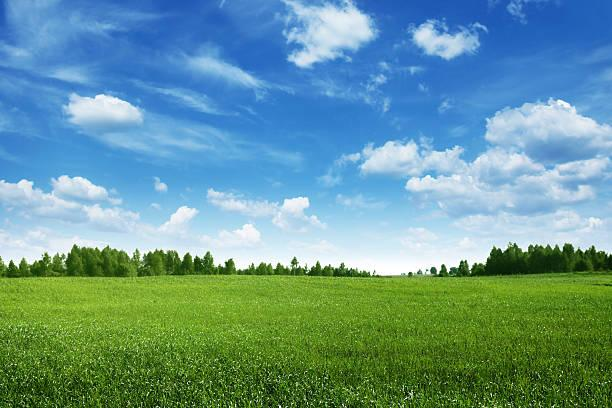
#> input picture primeri zagovora/primer_zagovora3/travnik-uint8.jpeg, 612 x 408 px, found by its file name
$ python main.py
#> lines starting #> are read from the running program, lines starting #| are printed output that depends on the picture; after the words box and inside, x2 and y2 are one past the last pixel; in counts of white or black regions, pixels touching at a corner belong together
import numpy as np
from matplotlib import pyplot as plt


I = plt.imread(r"primeri zagovora\primer_zagovora3\travnik-uint8.jpeg")
#> I is the input picture: shape (408, 612, 3); mean R, G, B 103.3, 151, 149.6
plt.imshow(I)
plt.axis('on')
plt.show()


def normalizeImage(iImage):
    """
    Normalize image intensities from arbitrary range [Imin, Imax] to [0, 1].

    Args:
        iImage: Input RGB image

    Returns:
        oImage: Normalized image with intensities in [0, 1]
    """
    # Convert to float to preserve precision
    iImage_float = iImage.astype(np.float32)

    # Get min and max values
    Imin = np.min(iImage_float)
#> Imin = 0
    Imax = np.max(iImage_float)
#> Imax = 255

    # Normalize to [0, 1]
    if Imax - Imin == 0:
        oImage = np.zeros_like(iImage_float)
    else:
        oImage = (iImage_float - Imin) / (Imax - Imin)

    return oImage


img_normalized = normalizeImage(I)
plt.figure()
plt.imshow(img_normalized)
plt.axis('on')
plt.title('Normalized Image')
plt.show()


def rgb2hsv(iRGB):

    R = iRGB[:, :, 0]
    G = iRGB[:, :, 1]
    B = iRGB[:, :, 2]

    Cmax = np.max(iRGB, axis=2)
    Cmin = np.min(iRGB, axis=2)

    C = Cmax - Cmin
    V = np.max(iRGB, axis=2)

    L = V - (C / 2)

    H = np.zeros_like(V)

    # Only compute H where C != 0 to avoid division by zero
    valid_c = C != 0
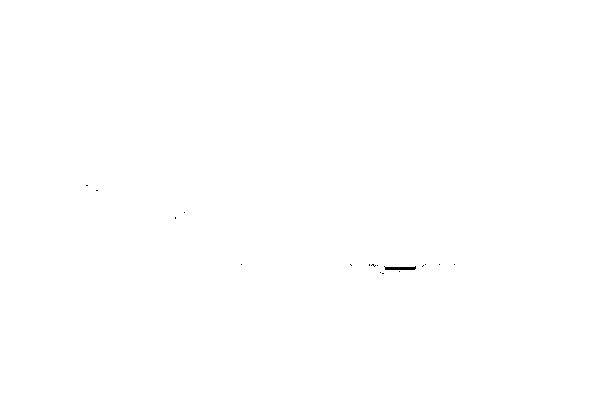
#> valid_c: shape (408, 612) bool; 100% white; 17 black regions (16 under 20 px), largest, box (x1, y1, x2, y2) and area: (384, 266, 416, 270) 94
    H[valid_c & (V == R)] = 60 * (G - B)[valid_c & (V == R)] / C[valid_c & (V == R)]
    H[valid_c & (V == G)] = 60 * (2 + (B - R)[valid_c & (V == G)] / C[valid_c & (V == G)])
    H[valid_c & (V == B)] = 60 * (4 + (R - G)[valid_c & (V == B)] / C[valid_c & (V == B)])

    S = np.zeros_like(V)
    valid_mask = (V != 0)
#> valid_mask: shape (408, 612) bool; every value is 1
    S[valid_mask] = (C / V)[valid_mask]
    oHSV = np.stack((H, S, V), axis=2)
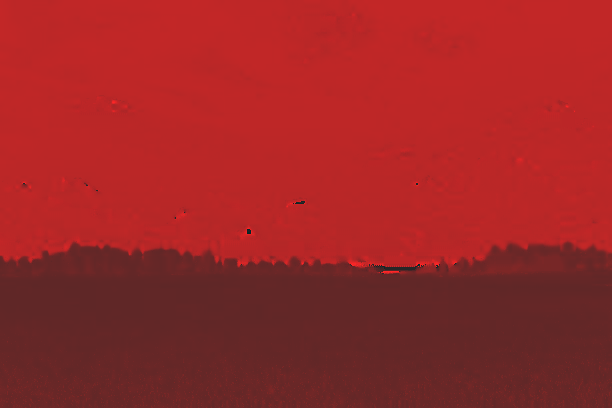
#> oHSV: shape (408, 612, 3) float32; mean of channels 0, 1, 2 163.2, 0.6, 0.7; drawn with min black and max white

    return oHSV

img_hsv = rgb2hsv(img_normalized)
# Normalize HSV for display
img_hsv_display = normalizeImage(img_hsv)
plt.figure()
plt.imshow(img_hsv_display)
plt.axis('on')
plt.title('HSV Image')
plt.show()

# Extract H channel from HSV image
h_slice = img_hsv[:, :, 0]

# Divide values less than 100 by 2
h_slice[h_slice < 100] = h_slice[h_slice < 100] / 2

# Create new HSV image with modified H channel
img_hsv_transformed = img_hsv.copy()
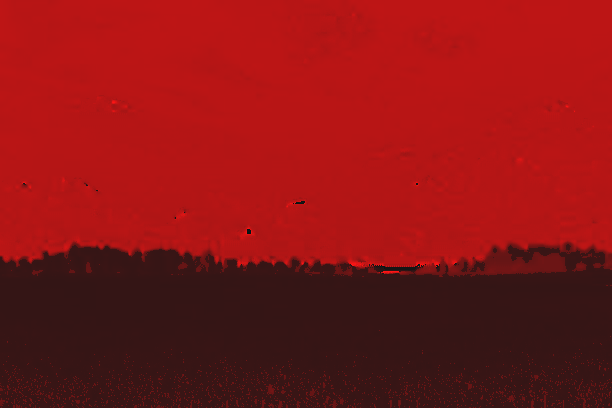
#> img_hsv_transformed: shape (408, 612, 3) float32; mean of channels 0, 1, 2 148.2, 0.6, 0.7; drawn with min black and max white
img_hsv_transformed[:, :, 0] = h_slice

# Normalize transformed HSV for display
img_hsv_transformed_display = normalizeImage(img_hsv_transformed)

# Display transformed HSV image
plt.figure()
plt.imshow(img_hsv_transformed_display)
plt.axis('on')
plt.title('Transformed HSV Image')
plt.show()

def hsv2rgb(iHSV):
    """
    Convert HSV image to RGB.

    Args:
        iHSV: Input HSV image with H, S, V channels

    Returns:
        oRGB: Output RGB image
    """
    H = iHSV[:, :, 0]
    S = iHSV[:, :, 1]
    V = iHSV[:, :, 2]

    C = V * S
    H_prime = H / 60
    X = C * (1 - np.abs(np.mod(H_prime, 2) - 1))

    R_prime = np.zeros_like(V)
    G_prime = np.zeros_like(V)
    B_prime = np.zeros_like(V)

    mask0 = (H_prime >= 0) & (H_prime < 1)
#> mask0: shape (408, 612) bool; 34.4% white; 23 white regions (19 under 20 px), largest, box (x1, y1, x2, y2) and area: (0, 245, 612, 408) 85803, (470, 261, 485, 272) 85, (461, 262, 468, 272) 39, (566, 244, 571, 251) 24
    mask1 = (H_prime >= 1) & (H_prime < 2)
#> mask1: shape (408, 612) bool; 2.2% white; 1280 white regions (1251 under 20 px), largest, box (x1, y1, x2, y2) and area: (447, 244, 567, 277) 1646, (528, 243, 612, 270) 314, (400, 263, 448, 277) 149
    mask2 = (H_prime >= 2) & (H_prime < 3)
#> mask2: shape (408, 612) bool; 0.83% white in thin lines or dots, all inside (x1, y1, x2, y2) = (2, 102, 612, 408)
    mask3 = (H_prime >= 3) & (H_prime < 4)
#> mask3: shape (408, 612) bool; 62.3% white; 31 black regions (26 under 20 px), largest, box (x1, y1, x2, y2) and area: (0, 241, 612, 408) 93811, (240, 227, 254, 239) 72, (286, 201, 306, 207) 45, (177, 209, 186, 219) 31, (22, 182, 28, 188) 29
    mask4 = (H_prime >= 4) & (H_prime < 5)
#> mask4: shape (408, 612) bool; 0.16% white in thin lines or dots, all inside (x1, y1, x2, y2) = (22, 100, 594, 274)
    mask5 = (H_prime >= 5) & (H_prime < 6)
#> mask5: shape (408, 612) bool; 0.02% white in thin lines or dots, all inside (x1, y1, x2, y2) = (113, 102, 439, 273)

    R_prime[mask0] = C[mask0]
    G_prime[mask0] = X[mask0]

    R_prime[mask1] = X[mask1]
#> R_prime: shape (408, 612) float32; min 0, max 0.561, mean 0.125
    G_prime[mask1] = C[mask1]
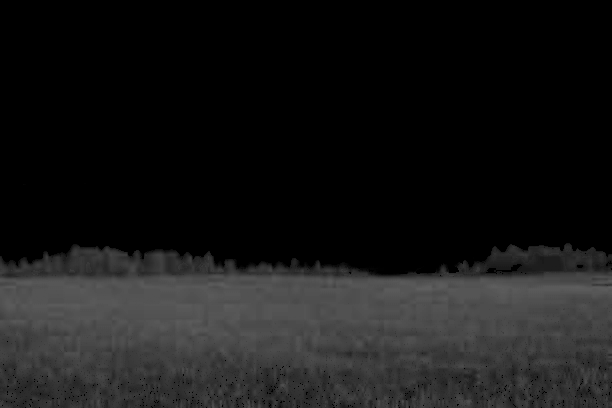
#> G_prime: shape (408, 612) float32; min 0, max 0.371, mean 0.0916

    G_prime[mask2] = C[mask2]
#> G_prime: shape (408, 612) float32; 0.83% of pixels changed, all inside (x1, y1, x2, y2) = (2, 102, 612, 408)
    B_prime[mask2] = X[mask2]

    G_prime[mask3] = X[mask3]
    B_prime[mask3] = C[mask3]

    R_prime[mask4] = X[mask4]
#> R_prime: shape (408, 612) float32; min 0, max 0.561, mean 0.125
    B_prime[mask4] = C[mask4]
#> B_prime: shape (408, 612) float32; min 0, max 0.643, mean 0.253

    R_prime[mask5] = C[mask5]
#> R_prime: shape (408, 612) float32; min 0, max 0.561, mean 0.125
    B_prime[mask5] = X[mask5]
#> B_prime: shape (408, 612) float32; min 0, max 0.643, mean 0.253

    m = V - C

    R = R_prime + m
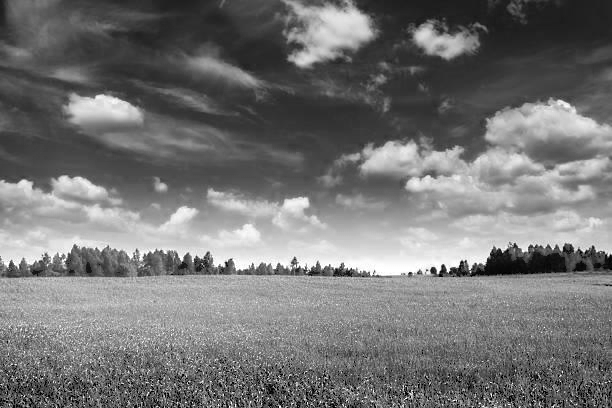
#> R: shape (408, 612) float32; min 0, max 1, mean 0.458
    G = G_prime + m
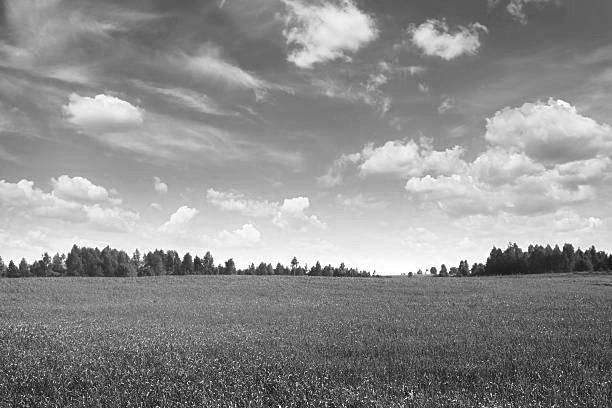
#> G: shape (408, 612) float32; min 0.0431, max 1, mean 0.557
    B = B_prime + m

    oRGB = np.stack((R, G, B), axis=2)
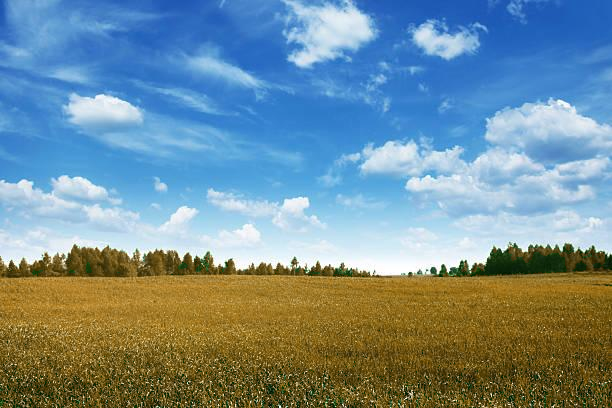
#> oRGB: shape (408, 612, 3) float32; mean of channels 0, 1, 2 0.458, 0.557, 0.587; drawn as R, G, B

    return oRGB


# Test on original HSV image
rgb_from_hsv = hsv2rgb(img_hsv)
plt.figure()
plt.imshow(rgb_from_hsv)
plt.axis('on')
plt.title('RGB from HSV')
plt.show()

# Test on transformed HSV image
rgb_from_hsv_transformed = hsv2rgb(img_hsv_transformed)
plt.figure()
plt.imshow(rgb_from_hsv_transformed)
plt.axis('on')
plt.title('RGB from Transformed HSV')
plt.show()

# Compare original and transformed result side by side
fig, axes = plt.subplots(1, 2, figsize=(14, 6))

axes[0].imshow(I)
axes[0].set_title('Original Image')
axes[0].axis('on')

axes[1].imshow(rgb_from_hsv_transformed)
axes[1].set_title('Transformed Image')
axes[1].axis('on')

plt.tight_layout()
plt.show()
